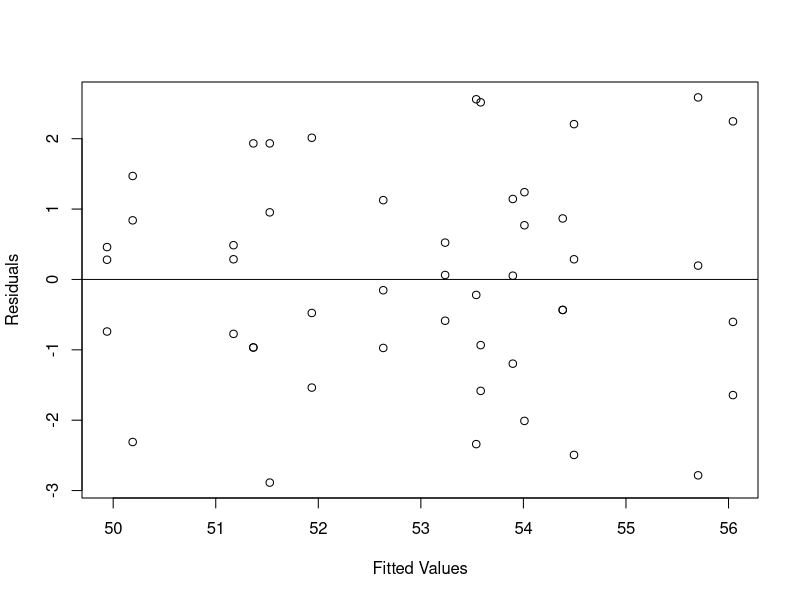
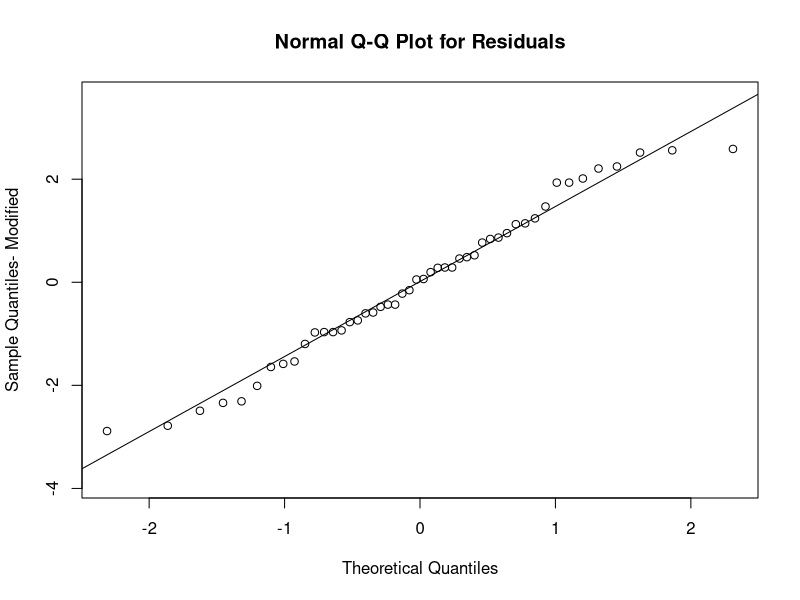
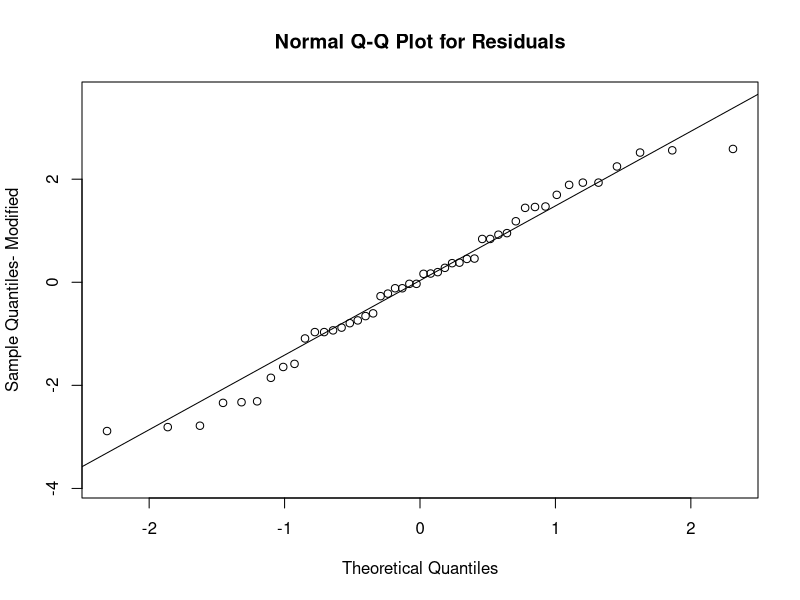
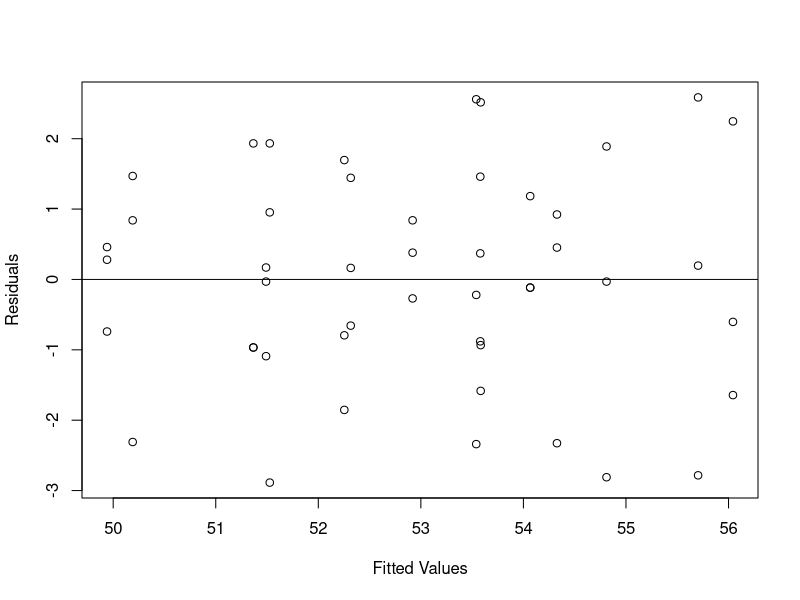

Source code (R) for these figures, in order:
# ref: https://stackoverflow.com/questions/17154844/r-anova-data-25-design-with-replicates
rm(list = ls())
Length_Block1<-c(8.6, 8.4, 8.7, 8,8.2,8.1,8.5,8.4,8.7,8.1,8.5,8,8,8,8.2,7.6,8.2,8.1,8,8.5,8.6,7.6,8.1,8.2)
Width_Block1<-c(6.5,6.3,6.7,6.3,6,6.2,6.4,6.6,6.7,6.5,6.6,6.5,6.3,6.3,6.5,6.3,6.3,6.3,6.4,6.6,6.2,6.4,6.6,6.4)
response_Block1<-Length_Block1*Width_Block1

Length_Block2<-c(8.2, 8.4, 8.3, 8.4,8.1,8.2,8.2,8.2,8.4,8.3,8.3,8,8,8.3,8.1,8.6,8.5,8.3,8.5,8.3,8.3,8,8.3,8.5)
Width_Block2<-c(6.3,6,6.2,6.4,6.5,6.5,6.3,6.4,6.4,6.2,6.5,6.3,6.5,6.6,7,6.4,6.2,6.5,6.5,6.5,6.5,6.5,6.6,6.5)
response_Block2<-Length_Block2*Width_Block2

response <- c(response_Block1, response_Block2)

FactorA=rep(c(rep(1,12),rep(-1,12)), 2)
FactorB=rep(rep(c(rep(1,3),rep(-1,3)),4), 2)
FactorC=rep(rep(c(rep(1,6),rep(-1,6)),2), 2)

response_data <- data.frame(response, FactorA, FactorB, FactorC)

response_data$Block <- as.factor(c(rep(1,24),rep(-1,24))) # as.factor important?
# response_data$Block <- c(rep(1,24),rep(-1,24)) # as.factor important?
# response_data$Block <- c(rep(1,24),rep(-1,24))

# res.aov_Block1<-aov(response~factor(FactorA)*factor(FactorB)*factor(FactorC)+Block,data=response_data)
# summary(res.aov_Block1)

res.lm<-lm(response~FactorA*FactorB*FactorC+Block, data=response_data)# ? -A:B:C necessary?
summary(res.lm)

res.lm1<-lm(response~FactorA*FactorB*FactorC*Block, data=response_data)# ? -A:B:C necessary?
summary(res.lm1)

# library(daewr)
# # fullnormal(coef(res.lm)[-1], alpha = 0.025, refline = "TRUE")
# LGB( coef(res.lm)[-1], rpt = T) #Half normal plots

res.aov1<-aov(response~FactorA*FactorB*FactorC+Block,data=response_data)# ? -A:B:C necessary?
summary(res.aov1)
# effects_values=res.aov$effects/2
res.aov<-aov(response~FactorA*FactorB*FactorC*Block,data=response_data)# ? -A:B:C necessary?
summary(res.aov)

y_residuals=res.aov$residuals
Fitted_values=res.aov$fitted.values
plot(Fitted_values,y_residuals,ylab="Residuals",xlab="Fitted Values")
abline(h=0)
#Normality
qqnorm(y_residuals, ylim=c(min(y_residuals)-1,max(y_residuals)+1), main = "Normal Q-Q Plot for Residuals",
       xlab = "Theoretical Quantiles", ylab = "Sample Quantiles- Modified", plot.it = TRUE, datax = FALSE)
qqline(y_residuals, datax = FALSE, distribution = qnorm)
#Test normality using Shapiro Wilks
shapiro.test(y_residuals)


res.aov_reduced<-aov(response~FactorA*FactorB*FactorC*Block-FactorB:FactorC, data = response_data)
summary(res.aov_reduced)

y_residuals=res.aov_reduced$residuals
#Normality
qqnorm(y_residuals, ylim=c(min(y_residuals)-1,max(y_residuals)+1), main = "Normal Q-Q Plot for Residuals",
       xlab = "Theoretical Quantiles", ylab = "Sample Quantiles- Modified", plot.it = TRUE, datax = FALSE)
qqline(y_residuals, datax = FALSE, distribution = qnorm)
#Test normality using Shapiro Wilks
shapiro.test(y_residuals)
#Check Variance
Fitted_values=res.aov_reduced$fitted.values
plot(Fitted_values,y_residuals,ylab="Residuals",xlab="Fitted Values")
abline(h=0)

index=which(Fitted_values == max(Fitted_values))
FactorA[index]
FactorB[index]
FactorC[index]
response_data$Block[index]
# A1 B1 C-1 Block-1 max